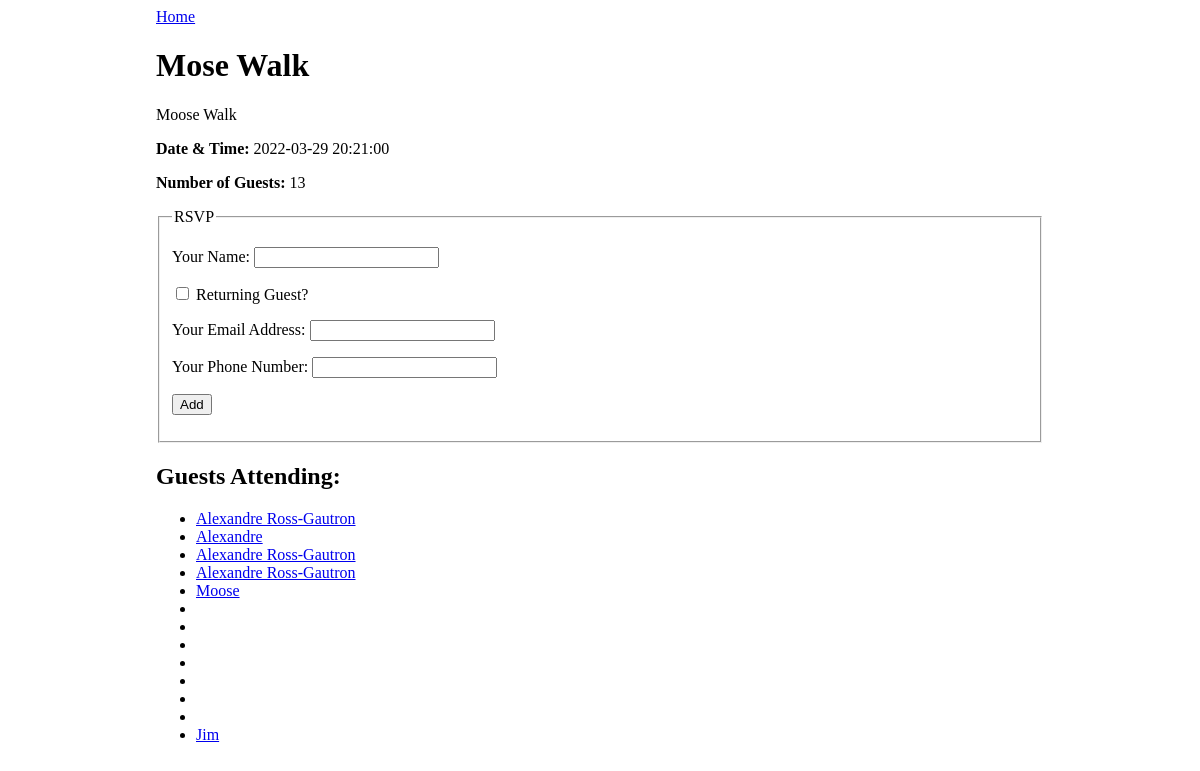
Screenshot of /event/1 with the database file from the repository.
### events_app/models.py (models this page shows)
class Event(db.Model):
    id = db.Column(db.Integer, primary_key=True)
    title = db.Column(db.String(150), nullable=False)
    description = db.Column(db.String)
    date_and_time = db.Column(db.DateTime)
    guests = db.relationship('Guest', secondary='guest_event', back_populates='events_attending')

class Guest(db.Model):
    id = db.Column(db.Integer, primary_key=True)
    name = db.Column(db.String(99), nullable=False)
    email = db.Column(db.String(99), nullable=False)
    phone = db.Column(db.String(12), nullable=False)
    events_attending = db.relationship('Event', secondary='guest_event', back_populates='guests')

### events_app/routes.py (the view)
@main.route('/event/<event_id>', methods=['GET'])
def event_detail(event_id):
    event = Event.query.get(event_id)
    return render_template('event_detail.html', event=event)

### events_app/templates/event_detail.html (shortened to what this page needs)
{% extends 'base.html' %}
{% block content %}
<a href="/">Home</a>
<h1>{{ event.title }} </h1>
<p>{{ event.description }}</p>
<p><strong>Date & Time:</strong> {{ event.date_and_time }}</p>
<p><strong>Number of Guests:</strong> {{ event.guests|length }}</p>
<form method="POST">
    <fieldset>
        <legend>RSVP</legend>
        <p>
            <label>
                Your Name:
                <input type="text" name="guest_name">
            </label>
        </p>
        <p>
            <label>
                <input type="checkbox" name="returning" onchange="returningGuestChanged(this.checked)">
                Returning Guest?
            </label>
        </p>
        <div id="new-guest-info">
            <p>
                <label>
                    Your Email Address:
                    <input type="email" name="email">
                </label>
            </p>
            <p>
                <label>
                    Your Phone Number:
                    <input type="phone" name="phone">
                </label>
            </p>
        </div>
        <p>
            <input type="submit" name="submit" value="Add">
        </p>
    </fieldset>
</form>
<h2>Guests Attending:</h2>
<ul>
    {% for guest in event.guests %}
    <li><a href="/guest/{{ guest.id }}">{{ guest.name }}</a></li>
    {% endfor %}
</ul>
{% endblock %}

### events_app/static/style.css (style rules this page uses)
body { display: flex; justify-content: center; }

### rows the page displays
Event: title "Mose Walk", description "Moose Walk", date_and_time "2022-03-29 20:21:00"
Guest: name "Alexandre Ross-Gautron"
Guest: name "Alexandre"
Guest: name "Alexandre Ross-Gautron"
Guest: name "Alexandre Ross-Gautron"
Guest: name "Moose"
Guest: name "Jim"

### other values shown
{{ event.guests|length }} "13"
